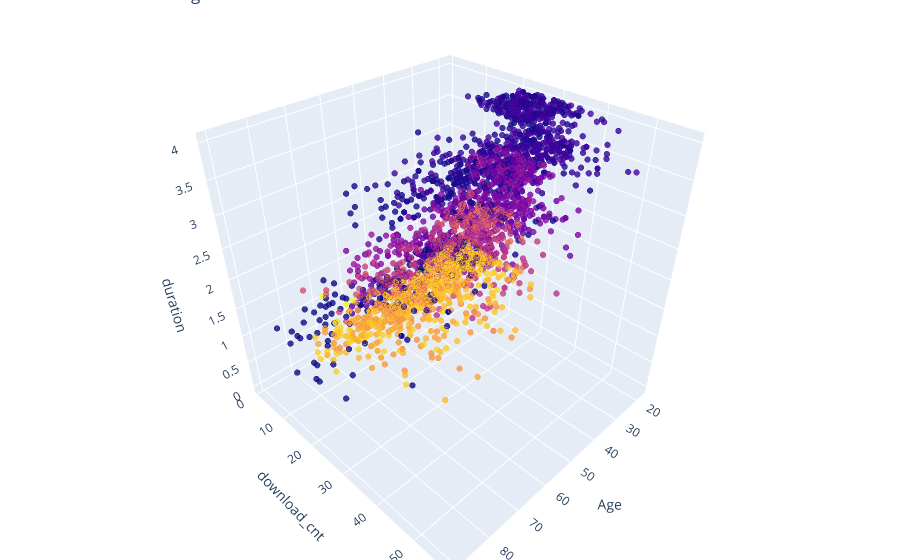

Notebook code cell kept with this figure:
### Code cell
# dbscan clustering

df_cus_cluster['labels']=labels_db
trace2=go.Scatter3d(
    x=df_cus_cluster['age'],
    y=df_cus_cluster['download_cnt'],
    z=df_cus_cluster['duration'],
    mode='markers',
    marker=dict(
        color=labels_db,
        size=2,
        line=dict(
            color=labels_db,
            width=12
        ),
        opacity=0.8
    )
)

graph_3d=[trace2]

layout2 = go.Layout(
    title = 'customer clustering',
    margin=dict(
        l=0,
        r=0,
        b=0,
        t=0  
    ),
    scene = dict(
            xaxis = dict(title  = 'Age'),
            yaxis = dict(title  = 'download_cnt'),
            zaxis = dict(title  = 'duration')
        )
)

fig = go.Figure(data = graph_3d, layout = layout2)
py.iplot(fig)

### Figure 1 — Plotly figure (JSON) as saved in the notebook; plotly's stock layout.template omitted (floating-point values rounded to 4 significant figures; data arrays with more than 128 entries replaced by an {"elided": "..."} marker saying what was removed)
{"data": [{"marker": {"color": {"elided": "3277 int values"}, "line": {"color": {"elided": "3277 int values"}, "width": 12}, "opacity": 0.8, "size": 2}, "mode": "markers", "type": "scatter3d", "x": {"elided": "3277 int values"}, "y": {"elided": "3277 int values"}, "z": {"elided": "3277 int values"}}], "layout": {"margin": {"b": 0, "l": 0, "r": 0, "t": 0}, "scene": {"xaxis": {"title": {"text": "Age"}}, "yaxis": {"title": {"text": "download_cnt"}}, "zaxis": {"title": {"text": "duration"}}}, "title": {"text": "customer clustering"}}}
